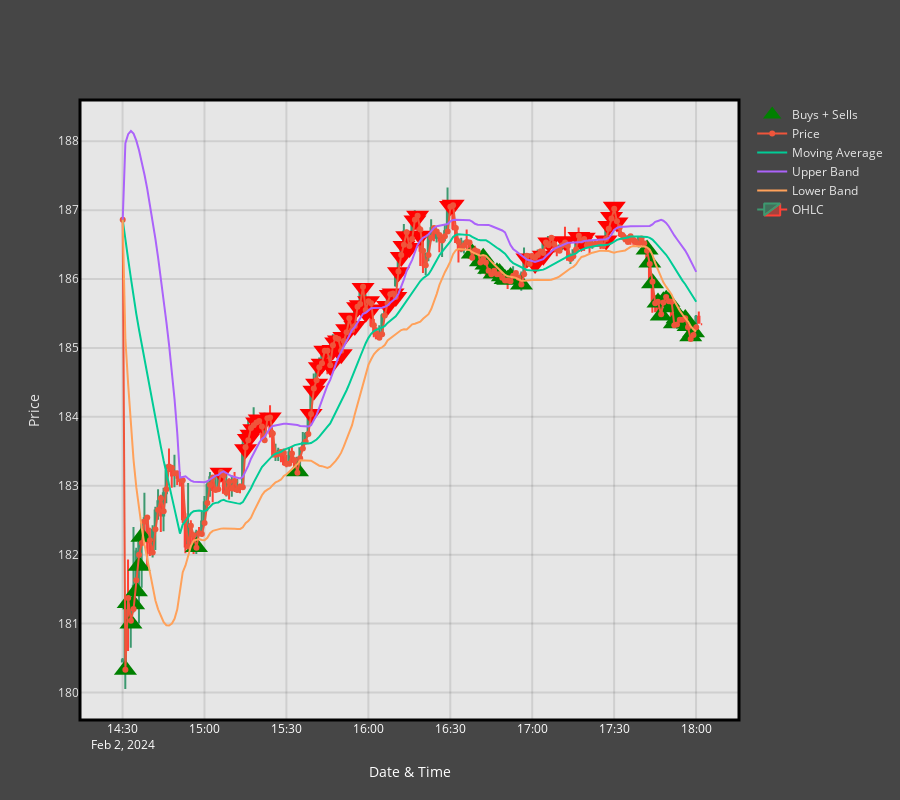

Notebook source saved alongside this figure:
### Code cell
AAPL_fig

### Figure 1 — Plotly figure (JSON) as saved in the notebook; plotly's stock layout.template omitted (floating-point values rounded to 4 significant figures; data arrays with more than 128 entries replaced by an {"elided": "..."} marker saying what was removed)
{"data": [{"marker": {"color": ["green", "green", "green", "green", "green", "green", "green", "green", "red", "red", "red", "red", "red", "red", "red", "red", "red", "green", "red", "red", "red", "red", "red", "red", "red", "red", "red", "red", "red", "red", "red", "red", "red", "red", "red", "red", "red", "red", "red", "red", "red", "red", "red", "red", "red", "red", "red", "red", "red", "red", "red", "red", "red", "green", "green", "green", "green", "green", "green", "green", "green", "green", "green", "green", "green", "green", "red", "red", "red", "red", "red", "red", "red", "red", "red", "red", "red", "red", "red", "red", "green", "green", "green", "green", "green", "green", "green", "green", "green", "green", "green", "green", "green", "green", "green", "green", "green"], "size": 20, "symbol": ["triangle-up", "triangle-up", "triangle-up", "triangle-up", "triangle-up", "triangle-up", "triangle-up", "triangle-up", "triangle-down", "triangle-down", "triangle-down", "triangle-down", "triangle-down", "triangle-down", "triangle-down", "triangle-down", "triangle-down", "triangle-up", "triangle-down", "triangle-down", "triangle-down", "triangle-down", "triangle-down", "triangle-down", "triangle-down", "triangle-down", "triangle-down", "triangle-down", "triangle-down", "triangle-down", "triangle-down", "triangle-down", "triangle-down", "triangle-down", "triangle-down", "triangle-down", "triangle-down", "triangle-down", "triangle-down", "triangle-down", "triangle-down", "triangle-down", "triangle-down", "triangle-down", "triangle-down", "triangle-down", "triangle-down", "triangle-down", "triangle-down", "triangle-down", "triangle-down", "triangle-down", "triangle-down", "triangle-up", "triangle-up", "triangle-up", "triangle-up", "triangle-up", "triangle-up", "triangle-up", "triangle-up", "triangle-up", "triangle-up", "triangle-up", "triangle-up", "triangle-up", "triangle-down", "triangle-down", "triangle-down", "triangle-down", "triangle-down", "triangle-down", "triangle-down", "triangle-down", "triangle-down", "triangle-down", "triangle-down", "triangle-down", "triangle-down", "triangle-down", "triangle-up", "triangle-up", "triangle-up", "triangle-up", "triangle-up", "triangle-up", "triangle-up", "triangle-up", "triangle-up", "triangle-up", "triangle-up", "triangle-up", "triangle-up", "triangle-up", "triangle-up", "triangle-up", "triangle-up"]}, "mode": "markers", "name": "Buys + Sells", "type": "scatter", "x": ["2024-02-02T14:31:03.346735+00:00", "2024-02-02T14:32:03.857343+00:00", "2024-02-02T14:33:04.513616+00:00", "2024-02-02T14:34:02.751064+00:00", "2024-02-02T14:35:03.766711+00:00", "2024-02-02T14:36:03.757810+00:00", "2024-02-02T14:37:05.010137+00:00", "2024-02-02T14:57:03.891648+00:00", "2024-02-02T15:06:02.246373+00:00", "2024-02-02T15:15:02.331859+00:00", "2024-02-02T15:16:02.836025+00:00", "2024-02-02T15:17:02.759912+00:00", "2024-02-02T15:18:02.731133+00:00", "2024-02-02T15:19:04.260959+00:00", "2024-02-02T15:20:02.841356+00:00", "2024-02-02T15:21:02.763680+00:00", "2024-02-02T15:24:03.446400+00:00", "2024-02-02T15:34:02.708785+00:00", "2024-02-02T15:39:02.709468+00:00", "2024-02-02T15:40:03.534646+00:00", "2024-02-02T15:41:03.706565+00:00", "2024-02-02T15:42:03.386926+00:00", "2024-02-02T15:43:03.996769+00:00", "2024-02-02T15:44:02.683609+00:00", "2024-02-02T15:46:03.284205+00:00", "2024-02-02T15:47:03.519918+00:00", "2024-02-02T15:48:02.723723+00:00", "2024-02-02T15:49:02.757443+00:00", "2024-02-02T15:50:03.812937+00:00", "2024-02-02T15:51:02.218370+00:00", "2024-02-02T15:52:03.146167+00:00", "2024-02-02T15:53:02.712434+00:00", "2024-02-02T15:55:03.021933+00:00", "2024-02-02T15:56:03.050599+00:00", "2024-02-02T15:57:03.140540+00:00", "2024-02-02T15:58:03.700988+00:00", "2024-02-02T15:59:03.024710+00:00", "2024-02-02T16:00:03.791919+00:00", "2024-02-02T16:01:02.921401+00:00", "2024-02-02T16:07:02.917854+00:00", "2024-02-02T16:08:03.797449+00:00", "2024-02-02T16:09:03.200313+00:00", "2024-02-02T16:10:03.267369+00:00", "2024-02-02T16:11:02.155299+00:00", "2024-02-02T16:12:03.581371+00:00", "2024-02-02T16:13:02.314175+00:00", "2024-02-02T16:14:02.796082+00:00", "2024-02-02T16:15:03.452865+00:00", "2024-02-02T16:17:03.697376+00:00", "2024-02-02T16:18:02.483178+00:00", "2024-02-02T16:19:03.041675+00:00", "2024-02-02T16:30:03.509312+00:00", "2024-02-02T16:31:02.959475+00:00", "2024-02-02T16:38:04.107661+00:00", "2024-02-02T16:41:02.669873+00:00", "2024-02-02T16:42:04.257538+00:00", "2024-02-02T16:43:03.485708+00:00", "2024-02-02T16:44:02.833301+00:00", "2024-02-02T16:46:04.208499+00:00", "2024-02-02T16:47:05.668692+00:00", "2024-02-02T16:48:02.877230+00:00", "2024-02-02T16:49:03.498967+00:00", "2024-02-02T16:50:03.637725+00:00", "2024-02-02T16:51:02.717328+00:00", "2024-02-02T16:52:03.648189+00:00", "2024-02-02T16:56:03.526950+00:00", "2024-02-02T16:58:04.328364+00:00", "2024-02-02T17:00:04.624127+00:00", "2024-02-02T17:01:03.600432+00:00", "2024-02-02T17:04:04.084810+00:00", "2024-02-02T17:06:04.209154+00:00", "2024-02-02T17:12:03.283599+00:00", "2024-02-02T17:17:05.994619+00:00", "2024-02-02T17:18:04.221000+00:00", "2024-02-02T17:19:03.064737+00:00", "2024-02-02T17:27:03.680990+00:00", "2024-02-02T17:28:03.386543+00:00", "2024-02-02T17:29:02.959638+00:00", "2024-02-02T17:30:03.257411+00:00", "2024-02-02T17:31:03.011191+00:00", "2024-02-02T17:42:03.576534+00:00", "2024-02-02T17:43:03.349713+00:00", "2024-02-02T17:44:03.907218+00:00", "2024-02-02T17:46:03.677324+00:00", "2024-02-02T17:47:14.429208+00:00", "2024-02-02T17:48:02.744764+00:00", "2024-02-02T17:49:03.557204+00:00", "2024-02-02T17:50:03.796715+00:00", "2024-02-02T17:51:06.317181+00:00", "2024-02-02T17:52:02.896954+00:00", "2024-02-02T17:53:03.349567+00:00", "2024-02-02T17:54:04.020325+00:00", "2024-02-02T17:55:03.224487+00:00", "2024-02-02T17:56:02.995578+00:00", "2024-02-02T17:57:04.030253+00:00", "2024-02-02T17:58:03.025219+00:00", "2024-02-02T17:59:04.757829+00:00"], "y": [180.3, 181.3, 181, 181.3, 181.5, 181.8, 182.3, 182.1, 183.2, 183.5, 183.7, 183.7, 183.8, 183.9, 184.0, 183.9, 184.0, 183.2, 184.0, 184.4, 184.5, 184.7, 184.8, 185.0, 184.7, 185.0, 185.1, 185.1, 184.9, 185.2, 185.3, 185.4, 185.3, 185.6, 185.6, 185.9, 185.5, 185.7, 185.6, 185.6, 185.8, 185.8, 185.7, 186.1, 186.3, 186.5, 186.6, 186.4, 186.8, 186.9, 186.6, 187.1, 187.1, 186.4, 186.3, 186.3, 186.2, 186.2, 186.1, 186.1, 186.1, 186.0, 186, 186.0, 186.0, 185.9, 186.3, 186.3, 186.2, 186.3, 186.5, 186.6, 186.6, 186.5, 186.6, 186.6, 186.8, 186.9, 187.1, 186.8, 186.4, 186.2, 185.9, 185.7, 185.5, 185.7, 185.7, 185.7, 185.6, 185.4, 185.4, 185.4, 185.4, 185.4, 185.3, 185.2, 185.2]}, {"mode": "lines+markers", "name": "Price", "type": "scatter", "x": {"elided": "211 str values"}, "y": {"elided": "211 float values"}}, {"mode": "lines", "name": "Moving Average", "type": "scatter", "x": {"elided": "211 str values"}, "y": {"elided": "211 float values"}}, {"mode": "lines", "name": "Upper Band", "type": "scatter", "x": {"elided": "211 str values"}, "y": {"elided": "211 float values"}}, {"mode": "lines", "name": "Lower Band", "type": "scatter", "x": {"elided": "211 str values"}, "y": {"elided": "211 float values"}}, {"close": {"elided": "213 float values"}, "high": {"elided": "213 float values"}, "low": {"elided": "213 float values"}, "name": "OHLC", "open": {"elided": "213 float values"}, "type": "candlestick", "x": {"elided": "213 str values"}}], "layout": {"height": 800, "legend": {"font": {"color": "rgba(230,230,230,1)"}}, "paper_bgcolor": "rgba(70,70,70,1)", "plot_bgcolor": "rgba(230,230,230,1)", "shapes": [{"line": {"color": "black", "width": 3}, "type": "rect", "x0": 0, "x1": 1, "xref": "paper", "y0": 0, "y1": 1, "yref": "paper"}], "xaxis": {"gridcolor": "rgba(0,0,0,0.1)", "gridwidth": 2, "rangeslider": {"visible": false}, "tickfont": {"color": "white"}, "title": {"font": {"color": "white"}, "text": "Date & Time"}}, "yaxis": {"gridcolor": "rgba(0,0,0,0.1)", "gridwidth": 2, "tickfont": {"color": "rgba(230,230,230,1)"}, "title": {"font": {"color": "rgba(230,230,230,1)"}, "text": "Price"}}}}
